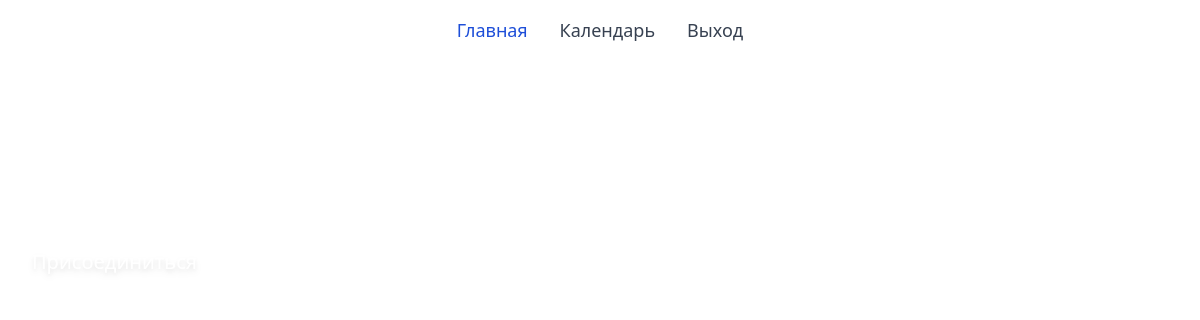
/ (signed in), run on an earlier commit of the app's database.
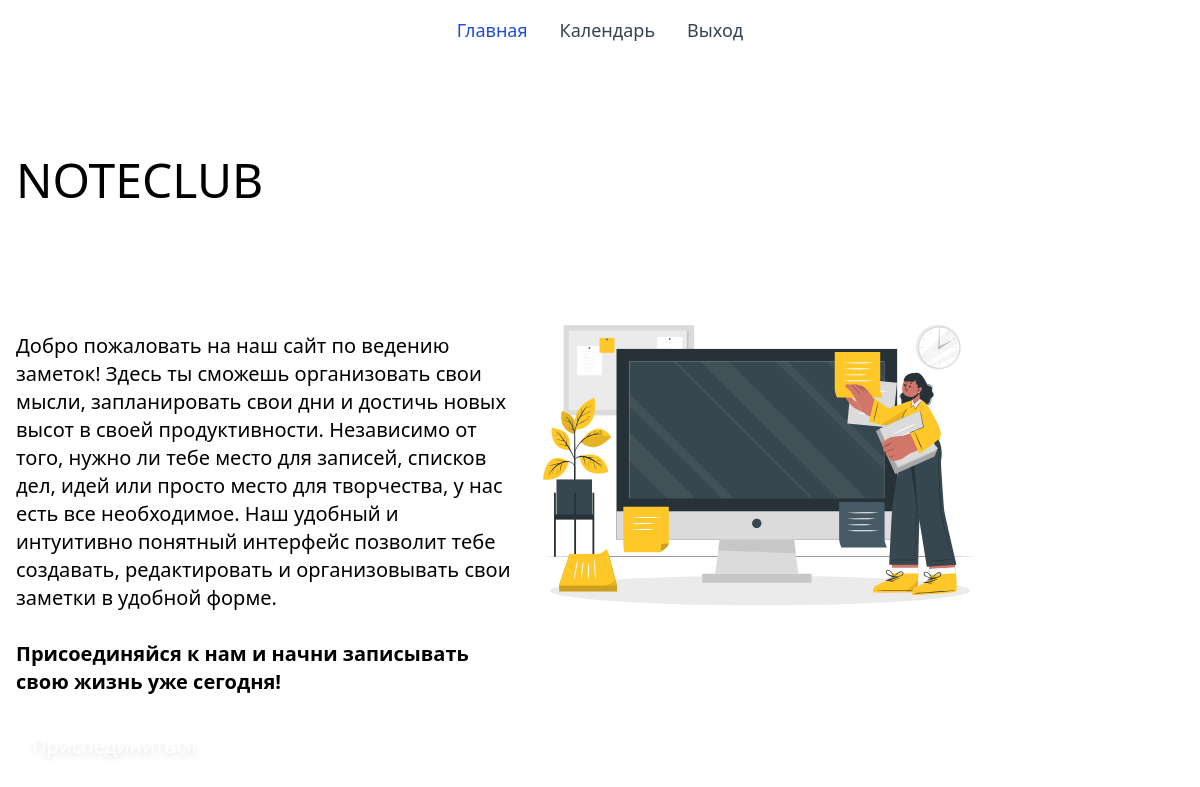
And on a later commit of the database.
### main/models.py (models this page shows, shortened)
class Profile(models.Model):
    title = models.CharField("Заголовок сайта", max_length=50)
    slogan = models.TextField(
        "Слоган",
        max_length=100,
        null=True,
        blank=True,
    )
    description = models.TextField(
        "Описание",
        max_length=700,
        null=True,
        blank=True,
    )
    img = models.FileField("Главная картинка")

### main/views.py (the view)
# urls.py: path("", main.index, name="index"),
def index(request):
    profile = Profile.objects.first()
    content = {
        "title": "Главная",
        "profile": profile,
    }
    return render(request, "main/index.html", content)

### main/context_processors.py (called while the page is built)
def profile(request):
    return {"profile": Profile.objects.first()}

### main/templates/main/index.html
{% extends "main/base.html" %}
{% load static %}
{% block content %}
<div class="container flex w-full flex-col md:flex-row p-4 mt-20 mb-20">
    <div class="flex flex-col w-full md:w-1/2">
        <h1 class="title uppercase mb-7 text-5xl">{{ profile.title }}</h1>
        <p class="text-3xl text-white mb-7">{{ profile.slogan }}</p>
        <p class="mb-7 text-xl"> {{ profile.description|safe }}</p>
        <div class="flex w-1/2">
            <a href="{% url 'main:registration' %}"class="join-btn text-white px-4 py-2 rounded-md drop-shadow-md text-xl">Присоединиться</a>
        </div>
    </div>
    <div class="flex w-full md:w-1/2 justify-center place-items-center">
        <img src="{{ profile.img.url }}" alt="{{ profile.title }}">
    </div>
</div>
{% endblock %}

What changed in the data, as far as the page shows it:
added Profile: title "NOTECLUB", description "Добро пожаловать на наш сайт по ведению заметок! Здесь ты сможешь организовать свои мысли, запланировать свои дни и достичь новых высот в своей продуктивности. Независимо от того, нужно ли тебе место для записей, списков дел, идей или просто место для творчества, у нас есть все необходимое. Наш удобный и интуитивно понятный интерфейс позволит тебе создавать, редактировать и организовывать свои заметки в удобной форме. Присоединяйся к нам и начни записывать свою жизнь уже сегодня!", img (picture)
